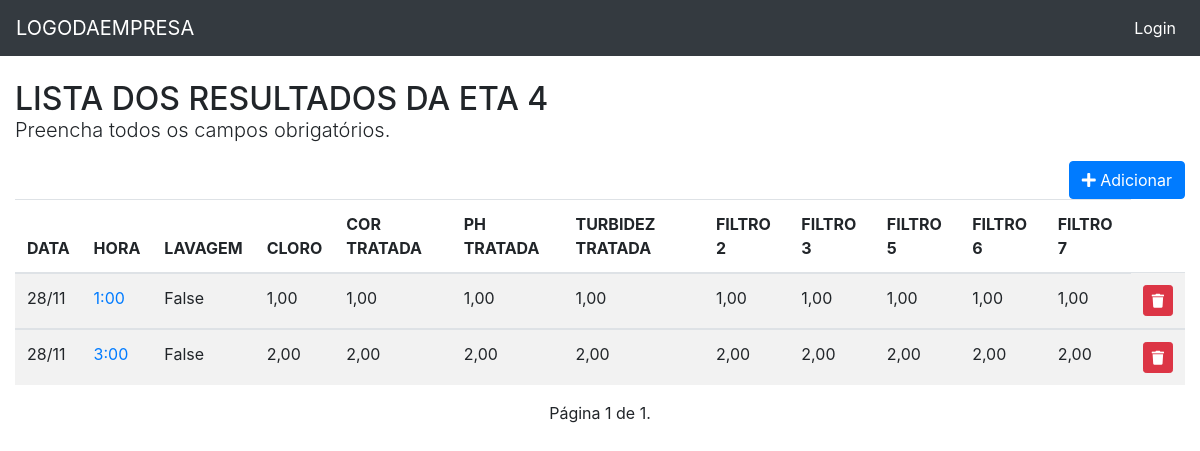
/eta_quatro/list/, run on an earlier commit of the app's database.
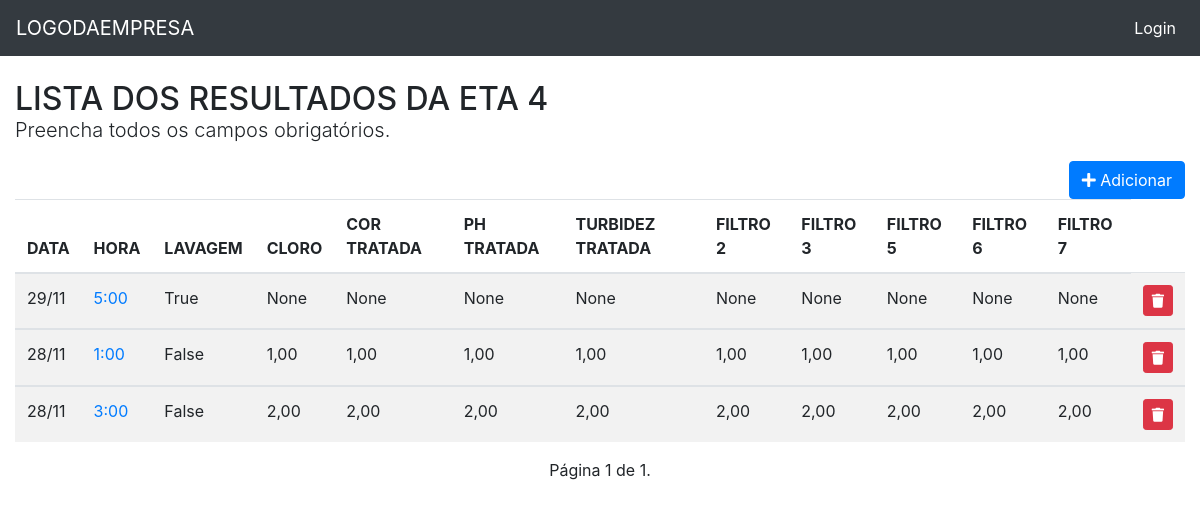
And on a later commit of the database.
### eta_quatro/models.py (models this page shows, shortened)
class EtaQuatro(models.Model):
    data = models.DateField('Data', auto_now=False, auto_now_add=False)
    hora = models.CharField(max_length=5, choices=HORA_CHOICE)
    lavagem = models.BooleanField('Lavagem', default=False, blank=True)
    cloro = models.DecimalField('Cloro', max_digits=4, decimal_places=2, blank=True, null=True)
    cor_t = models.DecimalField('Cor Tratada', max_digits=4, decimal_places=2, blank=True, null=True)
    ph_t = models.DecimalField('Ph Tratada', max_digits=4, decimal_places=2, blank=True, null=True)
    turbidez_t = models.DecimalField('Turbidez Tratada', max_digits=4, decimal_places=2, blank=True, null=True)
    filtro2 = models.DecimalField('Filtro 2', max_digits=4, decimal_places=2, blank=True, null=True)
    filtro3 = models.DecimalField('Filtro 3', max_digits=4, decimal_places=2, blank=True, null=True)
    filtro5 = models.DecimalField('Filtro 5', max_digits=4, decimal_places=2, blank=True, null=True)
    filtro6 = models.DecimalField('Filtro 6', max_digits=4, decimal_places=2, blank=True, null=True)
    filtro7 = models.DecimalField('Filtro 7', max_digits=4, decimal_places=2, blank=True, null=True)
    class Meta:
        ordering = ('-data',)
        verbose_name = 'ETA Quatro'

### eta_quatro/views.py (the view)
# urls.py: path('list/', v.eta_quatro_list, name='eta_quatro_list'),
def eta_quatro_list(request):
    template_name = 'eta_quatro_list.html'
    obj = EtaQuatro.objects.all()
    paginator = Paginator(obj, 12)
    page_number = request.GET.get('page')
    object_list = paginator.get_page(page_number)
    context = {'object_list': object_list}
    return render(request, template_name, context)

### eta_quatro/templates/eta_quatro_list.html (shortened to what this page needs)
{% extends "base.html" %}
{% load static %}
{% block content %}
<div class="page-header">
    <h2>LISTA DOS RESULTADOS DA ETA 4
      <p class="lead">
            Preencha todos os campos obrigatórios.
      </p>
      <span class="pull-right">
        <a href="{% url 'eta_quatro:eta_quatro_add' %}">
          <button type="button" class="btn btn-primary">
            <span class="fa fa-plus"></span> Adicionar
          </button>
        </a>
      </span>
    </h2>
    {% if object_list %}
    <div class="table-reponsive">
        <table class="table table-striped">
          <thead>
            <tr>
              <th>DATA</th>
              <th>HORA</th>
              <th>LAVAGEM</th>
              <th>CLORO</th>
              <th>COR TRATADA</th>
              <th>PH TRATADA</th>
              <th>TURBIDEZ TRATADA</th>
              <th>FILTRO 2</th>
              <th>FILTRO 3</th>
              <th>FILTRO 5</th>
              <th>FILTRO 6</th>
              <th>FILTRO 7</th>
            </tr>
          </thead>
          <tbody>
          {% for object in object_list %}
              <tr>
                <td class="text-left">{{ object.data|date:"d/m" }}</td>
                <td>
                  <a href="{% url 'eta_quatro:eta_quatro_update' object.pk %}">{{ object.hora }}</a>
                </td>
                <td class="text-left">{{ object.lavagem }}</td>
                <td class="text-left">{{ object.cloro }}</td>
                <td class="text-left">{{ object.cor_t }}</td>
                <td class="text-left">{{ object.ph_t}}</td>
                <td class="text-left">{{ object.turbidez_t}}</td>
                <td class="text-left">{{ object.filtro2}}</td>
                <td class="text-left">{{ object.filtro3}}</td>
                <td class="text-left">{{ object.filtro5 }}</td>
                <td class="text-left">{{ object.filtro6 }}</td>
                <td class="text-left">{{ object.filtro7 }}</td>
                <td>
                      <a href="{% url 'eta_quatro:eta_quatro_delete' object.pk %}" class="btn btn-danger btn-sm" title="Excluir"
                      onclick="return confirm('Tem certeza que deseja exluir?')">
                          <i class="fa fa-trash" aria-hidden="true"></i>
                      </a>
                </td>
              </tr>
          </tbody>
      {% endfor %}
        </table>
    </div>
    <div class="pagination">
        <span class="step_links">
            <span class="current">
                Página {{ object_list.number }} de {{ object_list.paginator.num_pages }}.
            </span>
        </span>
    </div>
  {% else %}
    <p class="alert alert-warning">Sem itens na lista.</p>
  {% endif %}
</div>
{% endblock content %}l>

### core/templates/base.html (shortened to what this page needs)
{% load static %}
<!doctype html>
<html lang="pt-br">
<head>
    <link rel="stylesheet" href="https://maxcdn.bootstrapcdn.com/bootstrap/4.0.0/css/bootstrap.min.css">
    <link rel="stylesheet" href="https://stackpath.bootstrapcdn.com/font-awesome/4.7.0/css/font-awesome.min.css">
    <link href="https://cdnjs.cloudflare.com/ajax/libs/select2/4.0.6-rc.0/css/select2.min.css" rel="stylesheet" />
    <link rel="stylesheet" href="https://use.fontawesome.com/releases/v5.7.2/css/all.css">
    <link href="{% static 'css/style.css' %}" rel ="stylesheet" >
</head>
<body>
    {% include 'includes/nav.html' %}
    <div class="container-fluid">
        {% block content %}
        {% endblock content %}
    </div>
</body>
</html>

### core/templates/includes/nav.html (shortened to what this page needs)
<nav class="navbar navbar-expand-md navbar-dark bg-dark fixed-top">
    <a class="navbar-brand" href="/admin/">LOGODAEMPRESA</a>
    <div class="collapse navbar-collapse" id="navbarsExampleDefault">
    <ul class="navbar-nav">
        <li class="nav-item dropdown">
            <a class="nav-link dropdown-toggle text-white" href="#"
                role="button" data-toggle="dropdown" aria-haspopup="true" aria-expanded="false">
                <span id="#">CADASTRO</span>
            </a>
            <div class="dropdown-menu" aria-labelledby="navbarDropdownMenuLink">
                <div class="dropdown-divider"></div>
                <a class="dropdown-item" href="{% url 'captacao:captacao_list' %}">
                    <i class="fa fa-sign-out" aria-hidden="true"></i>
                    BRUTA
                </a>
                <div class="dropdown-divider"></div>
                <a class="dropdown-item" href="{% url 'eta_um:eta_um_list' %}">
                    <i class="fa fa-sign-out" aria-hidden="true"></i>
                    ETA 1
                </a>
                <div class="dropdown-divider"></div>
                <a class="dropdown-item" href="{% url 'eta_dois:eta_dois_list' %}">
                    <i class="fa fa-sign-out" aria-hidden="true"></i>
                    ETA 2
                </a>
                <div class="dropdown-divider"></div>
                <a class="dropdown-item" href="{% url 'eta_tres:eta_tres_list' %}">
                    <i class="fa fa-sign-out" aria-hidden="true"></i>
                    ETA 3
                </a>
                <div class="dropdown-divider"></div>
                <a class="dropdown-item" href="{% url 'eta_quatro:eta_quatro_list' %}">
                    <i class="fa fa-sign-out" aria-hidden="true"></i>
                    ETA 4
                </a>
                <div class="dropdown-divider"></div>
                <a class="dropdown-item" href="{% url 'eta_cinco:eta_cinco_list' %}">
                    <i class="fa fa-sign-out" aria-hidden="true"></i>
                    ETA 5
                </a>
                <div class="dropdown-divider"></div>
                <a class="dropdown-item" href="{% url 'saida:saida_list' %}">
                    <i class="fa fa-sign-out" aria-hidden="true"></i>
                    SAÍDA
                </a>
            </div>
        </li>
    </ul>
    <ul class="navbar-nav ml-auto">
        <li class="nav-item dropdown">
            <a class="nav-link dropdown-toggle text-white" href="#" id="navbarDropdownMenuLink"
                role="button" data-toggle="dropdown" aria-haspopup="true" aria-expanded="false">
                <i class="fa fa-user-circle" aria-hidden="true"></i>
                <span id="username">{{ request.user }}</span>
            </a>
            <div class="dropdown-menu" aria-labelledby="navbarDropdownMenuLink">
                <div class="dropdown-divider"></div>
                <a class="dropdown-item" href="#">
                    <i class="fa fa-sign-out" aria-hidden="true"></i>
                    Sair
                </a>
            </div>
        </li>
        <li class="navbar-nav ml-auto">
            <a class="nav-link text-white" href="#">
                <i class="fa fa-sign-in" aria-hidden="true" aria-expanded="false"></i>
                Login
            </a>
        </li>
</nav>

### core/static/css/style.css (style rules this page uses)
body { margin-top: 80px; }
.pagination { margin-bottom: 20px; }
.step_links { position: relative; margin-left: auto; margin-right: auto; }

What changed in the data, as far as the page shows it:
added EtaQuatro: data "29/11", hora "5:00", lavagem "True", cloro "None", cor_t "None", ph_t "None", turbidez_t "None", filtro2 "None", filtro3 "None", filtro5 "None", filtro6 "None", filtro7 "None"
